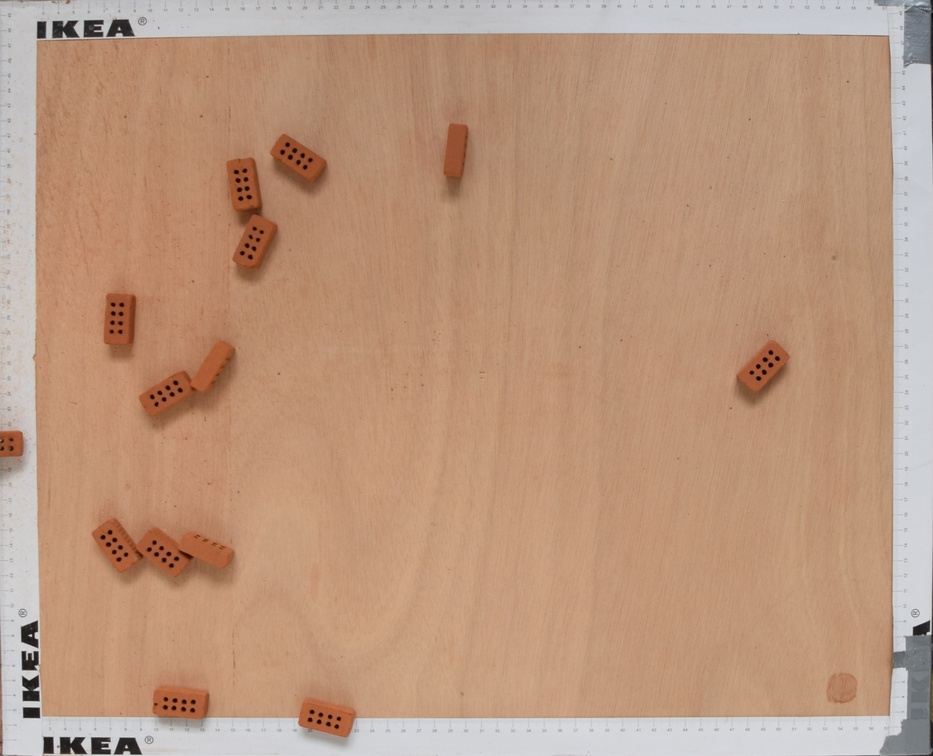
#> input picture code/app/tests/test__.jpg, 933 x 756 px, shrunk from 2388 x 1936 before the run
$ python -i BlocksExtraction.py   (imports and definitions only)
#> lines starting #> are read from the running program, lines starting #| are printed output that depends on the picture; after the words box and inside, x2 and y2 are one past the last pixel; in counts of white or black regions, pixels touching at a corner belong together
import cv2
import numpy as np


EPS = 0.01

class Cercle:
    def __init__(self, x, y, r):
        self.x = x
        self.y = y
        self.r = r

    def __eq__(self, other):
        a = (abs(self.x -other.x) <= EPS )
        b = (abs(self.y -other.y) <= EPS )
        c = (abs(self.r -other.r) <= EPS )
        return (a and b and c)

    def distance(self, other):
        return ((self.x-other.x)**2 + (self.y-other.y)**2)**(0.5)

    def cercles_dans(self, liste):
        """
        Retourne True si un cercle de liste a son milieu à l'interieur du cercle self.
        """
        for c in liste:
            d = self.distance(c)
            if d < self.r:
                return True
        return False

    # [10 lines left out: function nombre_cercles_dans, not called in this run]


class ExtractionBlocs:
    def __init__(self, img):
#> called with img = 'tests/test__.jpg'
        self.VERBOSE = False
        self.image = cv2.imread(img)
#> self.image is the input picture: shape (756, 933, 3); mean B, G, R 126.6, 151.2, 187.2
        self.rayon_minimum = 29
        self.erosion = 1
        self.dilatation = 4
        self.lo = np.array([0, 150, 50])
        self.hi = np.array([179, 200, 300])
        self.noyau_erosion = np.ones((5,5),np.uint8)
        self.noyau_dilatation = np.ones((5,5),np.uint8)
        self.tolerance_rayon = 0
        self.k = 1
        self.seuil_canny_bas = 0
        self.seuil_canny_haut = 50
        self.suppression_cercles = True
        self.dilatation_cercles = 1
        self.dilatation_canny = 1


    def save_img(self, img, titre):
        if self.VERBOSE:
            cv2.imwrite("results/" +titre+".jpg", img)

    def seuillage_init(self, img):
        return cv2.inRange(cv2.cvtColor(img, cv2.COLOR_BGR2HSV), self.lo, self.hi)
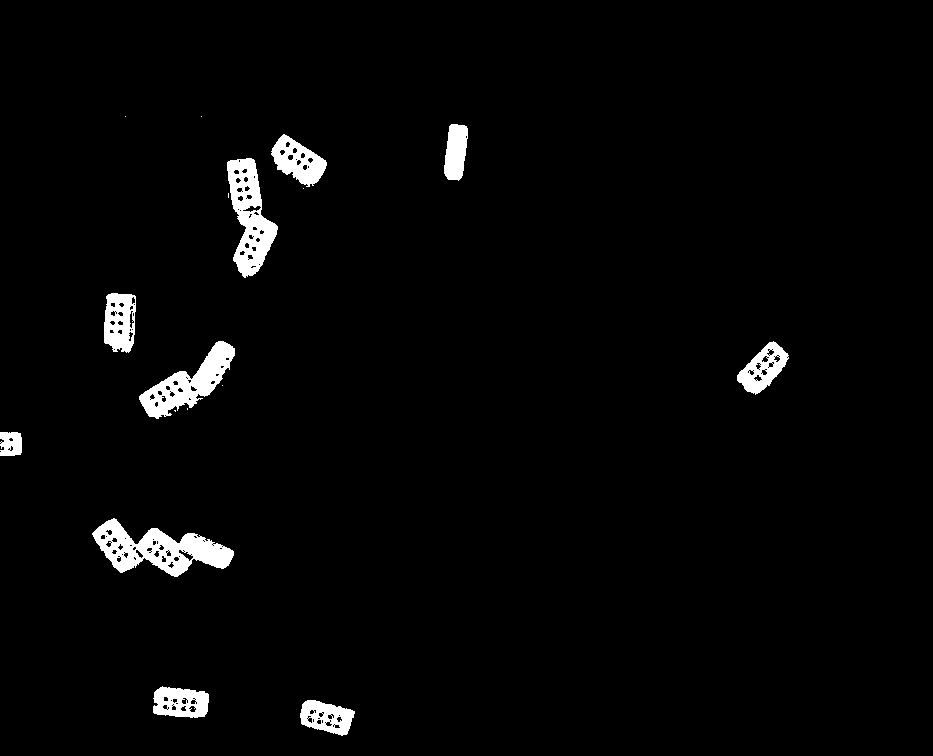
#> returned value: shape (756, 933); 2.6% white; 17 white regions (7 under 20 px), largest, box (x1, y1, x2, y2) and area: (92, 518, 234, 577) 3895, (227, 158, 278, 278) 3086, (139, 341, 235, 419) 2822

    def inv_pixels(self, img):
        """
        Inverse les pixels de img (le noir devient blanc et le blanc devient noir.)
        """
        img_c = img.copy()
        img[img_c == 0] = 255
        img[img_c == 255] = 0

    def erosion_(self, img):
        return cv2.erode(img,self.noyau_erosion,iterations = self.erosion)
#> returned value: shape (756, 933); 1.1% white; 44 white regions (28 under 20 px), largest, box (x1, y1, x2, y2) and area: (138, 530, 232, 574) 1256, (193, 343, 233, 394) 785, (236, 213, 275, 274) 759

    def dilatation_(self, img):
        return cv2.dilate(img,self.noyau_dilatation,iterations = self.dilatation)
#> returned value: shape (756, 933); 4.9% white; 10 white regions, largest, box (x1, y1, x2, y2) and area: (87, 513, 240, 582) 7187, (221, 152, 283, 282) 5636, (134, 335, 241, 423) 5175

    def generer_cercles(self, masque):
        res = []
        for elem in cv2.findContours(masque, cv2.RETR_EXTERNAL, cv2.CHAIN_APPROX_SIMPLE)[-2]:
            ((x, y), rayon) = cv2.minEnclosingCircle(elem)
            res.append(Cercle(x, y, rayon))
        return res

    def filtrer_petits_rayons(self, liste_cercles):
        i = len(liste_cercles)
        while i != 0:
            elem = liste_cercles[i-1]
            if elem.r < self.rayon_minimum + self.tolerance_rayon:
                liste_cercles.remove(elem)
            i = i - 1

    def filtrer_cercles_imbiques(self, liste_cercles, liste_cercles_init):
        hyper = 95
        nouv = []
        for i in range(len(liste_cercles)):
            b = True
            for j in range(len(liste_cercles)):
                if liste_cercles[i] != liste_cercles[j]:
                    d = liste_cercles[i].distance(liste_cercles[j])
                    if d > max(liste_cercles[i].r, liste_cercles[j].r) :
                        continue
                    else:
                        if liste_cercles[i].r < liste_cercles[j].r:
                            b = self.fonction_alex(liste_cercles[i], liste_cercles, liste_cercles_init) # b = False
                            break
            if b:
                nouv.append(liste_cercles[i])
        return nouv

    # [5 lines left out: function fonction_alex, not called in this run]


    def ajouter_cercles_oublies(self, liste_cercles_nouv, liste_cercles_init):
        nouv = liste_cercles_nouv.copy()
        for alex in liste_cercles_init:
            if alex.cercles_dans(liste_cercles_nouv):
                pass
            else:
                nouv.append(alex)
        return nouv

    def nouv_f(self, liste_cercles_final, liste_cercles_init, liste_cercles_interm):
        res = liste_cercles_final.copy()
        hyper = 95
        for c_init in liste_cercles_init:
            if c_init.r >= hyper:
                # 2 cas possibles, 1 cercle dedans ou plus
                if c_init.nombre_cercles_dans(liste_cercles_final) >= 2:
                    pass
                else:
                    # 1 cercle, je dois ajouter le deuxième.
                    n_liste = []
                    for c in liste_cercles_interm:
                        d = c_init.distance(c)
                        if d < c_init.r:
                            n_liste.append(c)
                    if len(n_liste) >=2:
                        n_liste.sort(reverse=True, key=lambda cer: cer.r)
                        res.append(n_liste[1])
        return res

    def nouv_ff(self, liste_c):
        hyper = 50
        eps = 10
        res = []
        d = []
        for i in range(len(liste_c)):
            for j in range(i+1, len(liste_c)):
                c1 = liste_c[i]
                c2 = liste_c[j]
                if c1.distance(c2) < c1.r+c2.r + eps and c1.r < hyper and c2.r < hyper:
                        res.append(Cercle((c1.x+c2.x)/2, (c1.y+c2.y)/2, c1.r+c2.r) )
                        d.append(c1)
                        d.append(c2)
        for c in liste_c:
            test = True
            for g in d:
                if g == c:
                    test = False
            if test:
                res.append(c)
        return res


    def main(self):

        img = self.image
        seuil = self.seuillage_init(img)
        self.save_img(seuil, "Threshold")

        erode = self.erosion_(seuil)
        dilate = self.dilatation_(erode)
        self.save_img(seuil, "Erosion")
        self.save_img(seuil, "Dilatation")

        masque = cv2.bitwise_and(img, img, mask=dilate)
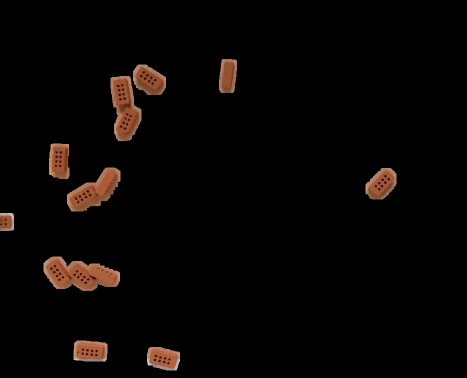
#> masque: shape (756, 933, 3) (shown at 1/2 size); mean B, G, R 3.3, 4.8, 7.7
        self.save_img(masque, "Mask")

        liste_cercles_init = self.generer_cercles(dilate)
#> the loop in generer_cercles, `for elem in cv2.findContours(masque, cv2.RETR_EXTERNAL, cv2.CHAIN_APPR..` made 10 passes
#> (x, y, rayon) on passes 1 to 8: (325.8, 716.7, 35.18), (180.5, 703, 36.71), (163, 543.5, 77.99), (12.35, 443.5, 21.42), (761.3, 366.7, 36.47), (191, 381.5, 62.94), (119.5, 322, 38.26), (244.3, 216.2, 65.45)
#> after the loop in generer_cercles, `for elem in cv2.findContours(masque, cv2.RETR_EXTERNAL, cv2.CHAIN_APPR..`: res = 10 items
#> liste_cercles_init = 10 items
        self.filtrer_petits_rayons(liste_cercles_init)
#> in filtrer_petits_rayons, `i = len(liste_cercles)`: i = 10
#> the loop in filtrer_petits_rayons, `while i != 0:` made 10 passes
#> i on passes 1, 2, 3, 4, 5, 6, 8, 9: 9, 8, 7, 6, 5, 4, 2, 1
#> after the loop in filtrer_petits_rayons, `while i != 0:`: i = 0; liste_cercles = 9 items

        prem_res = img.copy()
        for c in liste_cercles_init:
            cv2.circle(prem_res, (int(c.x), int(c.y)), int(c.r), (0, 255, 255), 2)
#> this loop made 9 passes
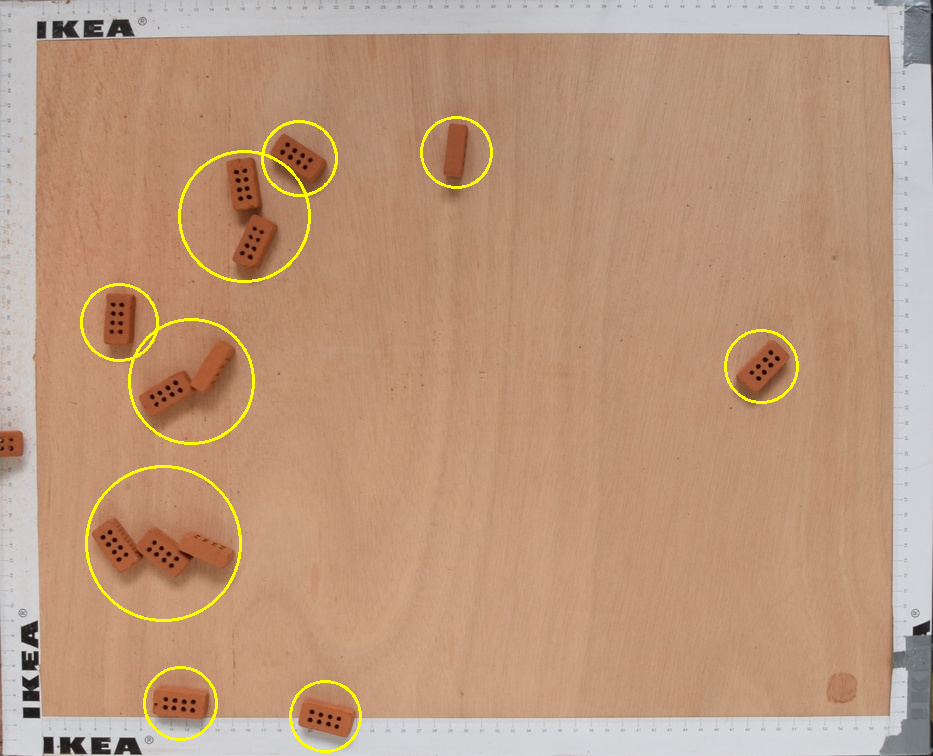
#> prem_res: shape (756, 933, 3); 1.11% of pixels changed, all inside (x1, y1, x2, y2) = (80, 116, 799, 753)
        self.save_img(prem_res, "ResInit")

        masque_gris = gray_=cv2.cvtColor(masque, cv2.COLOR_BGR2GRAY)
        self.save_img(masque_gris, "GrayMask")

        if self.k != 1:
            masque_gris=cv2.blur(masque_gris, (self.k, self.k))
            self.save_img(masque_gris, "BlurGrayMask")

        img_canny = cv2.Canny(masque_gris, self.seuil_canny_bas, self.seuil_canny_haut)
#> img_canny: shape (756, 933); 1.2% white in thin lines or dots, all inside (x1, y1, x2, y2) = (0, 117, 794, 742)
        self.save_img(img_canny, "Canny")

        if self.suppression_cercles:
            cimg = cv2.cvtColor(img_canny,cv2.COLOR_GRAY2BGR)
            img_canny_sans_cercles = np.zeros_like(img_canny)
            cercles_a_supprimer = cv2.HoughCircles(img_canny,cv2.HOUGH_GRADIENT,1,11, param1=5,param2=12,minRadius=0,maxRadius=8)
#> cercles_a_supprimer = [[452.5, 179.5, 7.4], [269.5, 158.5, 7.4], [214.5, 567.5, 7.4], [161.5, 548.5, 7.4], [116.5, 348.5, 7.4], [233.5, 354.5, 7.4], [469.5, 122.5, 4.6], [168.5, 575.5, 3.8]]
            if cercles_a_supprimer is not None:
                circles = np.uint16(np.around(cercles_a_supprimer))
#> circles = [[452, 180, 7], [270, 158, 7], [214, 568, 7], [162, 548, 7], [116, 348, 7], [234, 354, 7], [470, 122, 5], [168, 576, 4]]
                for i in circles[0,:]:
                    # draw the outer circle
                    cv2.circle(img_canny_sans_cercles,(i[0],i[1]),i[2], 255)
                    cv2.circle(cimg,(i[0],i[1]),i[2],(0,255,0),2)
#> this loop made 8 passes
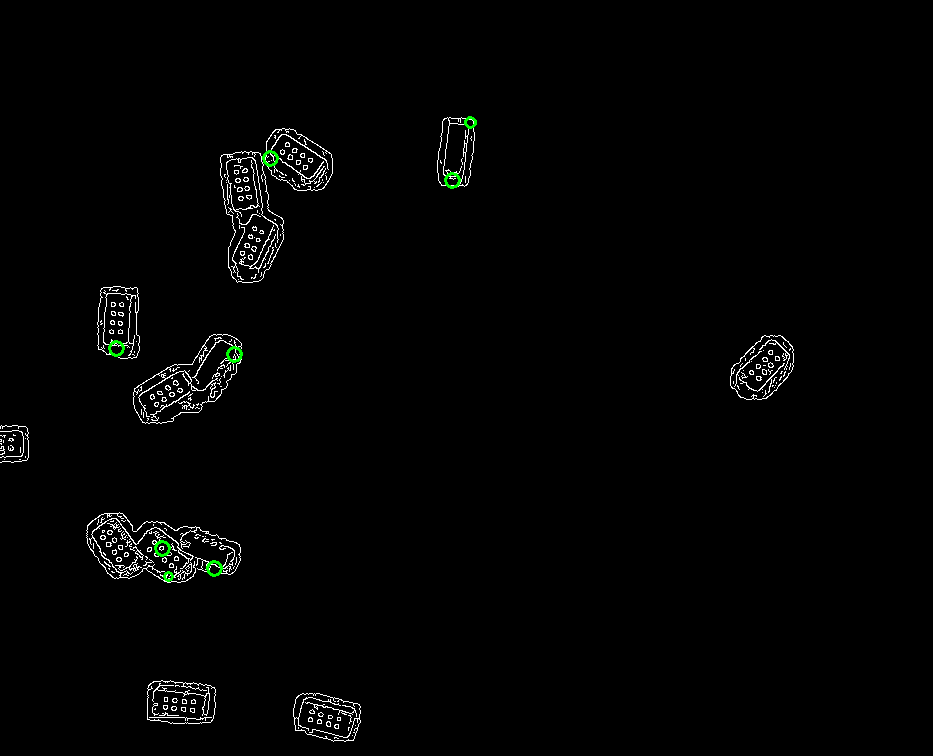
#> cimg: shape (756, 933, 3); mean B, G, R 3, 3.3, 3
#> img_canny_sans_cercles: shape (756, 933); 0.04% white in thin lines or dots, all inside (x1, y1, x2, y2) = (109, 117, 476, 581)
                img_canny_sans_cercles = cv2.dilate(img_canny_sans_cercles,np.ones((5,5),np.uint8),iterations = self.dilatation_cercles)
#> img_canny_sans_cercles: shape (756, 933); 0.26% white; 8 white regions, largest, box (x1, y1, x2, y2) and area: (261, 149, 280, 168) 248, (443, 171, 462, 190) 248, (107, 339, 126, 358) 248
            self.inv_pixels(img_canny_sans_cercles)
            img_canny = cv2.bitwise_and(img_canny, img_canny, mask=img_canny_sans_cercles)
            if self.VERBOSE:
                self.save_img(img_canny, "CannyWhithoutCercle")
            if self.VERBOSE:
                self.save_img(cimg, "DetectedCircles")

            img_canny_dilatee = cv2.dilate(img_canny,np.ones((5,5),np.uint8),iterations = self.dilatation_canny)
#> img_canny_dilatee: shape (756, 933); 5.2% white; 14 white regions, largest, box (x1, y1, x2, y2) and area: (218, 126, 335, 285) 9249, (84, 510, 243, 585) 7155, (131, 332, 244, 426) 5140
            self.inv_pixels(img_canny_dilatee)
            self.save_img(img_canny_dilatee, "DilatedCannyFilter")

        nouv_filtre = cv2.bitwise_and(masque, masque, mask=img_canny_dilatee)
        self.save_img(nouv_filtre, "NewMask")

        gris = cv2.cvtColor(nouv_filtre,cv2.COLOR_BGR2GRAY)
        seuillage_ = cv2.threshold(gris,0,255,cv2.THRESH_BINARY_INV+cv2.THRESH_OTSU)[1]
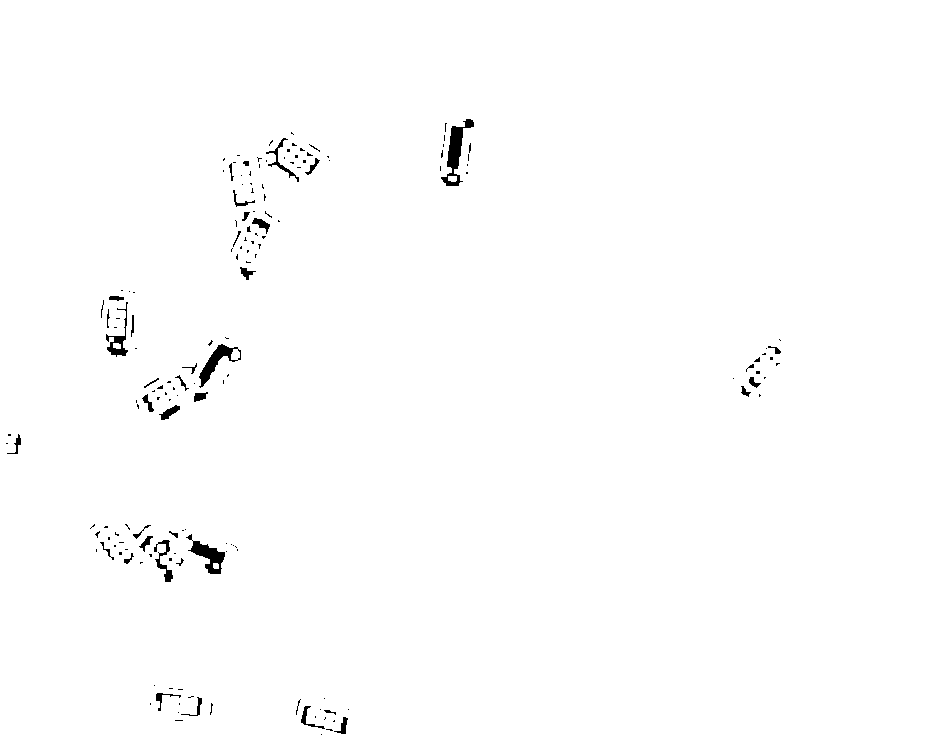
#> seuillage_: shape (756, 933); 99.3% white; 167 black regions (128 under 20 px), largest, box (x1, y1, x2, y2) and area: (441, 119, 474, 186) 721, (186, 534, 225, 574) 556, (199, 344, 241, 388) 527
        self.inv_pixels(seuillage_)

        self.save_img(seuillage_, "NewThreshold")


        if self.suppression_cercles:
            img_canny_sans_cercles_ = np.zeros_like(seuillage_)
            if cercles_a_supprimer is not None:
                circles = np.uint16(np.around(cercles_a_supprimer))
                for i in circles[0,:]:
                    # draw the outer circle
                    cv2.circle(img_canny_sans_cercles_,(i[0],i[1]),i[2], 255, -1)
#> img_canny_sans_cercles_: shape (756, 933); 0.15% white; 8 white regions, largest, box (x1, y1, x2, y2) and area: (263, 151, 278, 166) 149, (445, 173, 460, 188) 149, (109, 341, 124, 356) 149
                img_canny_sans_cercles_ = cv2.dilate(img_canny_sans_cercles_,np.ones((5,5),np.uint8),iterations = self.dilatation_cercles)
#> img_canny_sans_cercles_: shape (756, 933); 0.29% white; 8 white regions, largest, box (x1, y1, x2, y2) and area: (261, 149, 280, 168) 285, (443, 171, 462, 190) 285, (107, 339, 126, 358) 285
            seuillage_ = cv2.addWeighted(seuillage_,1,img_canny_sans_cercles_,1,0)
#> seuillage_: shape (756, 933); 0.9% white; 165 white regions (126 under 20 px), largest, box (x1, y1, x2, y2) and area: (441, 115, 478, 190) 981, (199, 344, 244, 388) 709, (186, 534, 225, 578) 685
            if self.VERBOSE:
                self.save_img(seuillage_, "NouveauSeuillageSansCercles")


        param1 = 1
        seuillage_ = cv2.erode(seuillage_,np.ones((5,5),np.uint8),iterations = param1)
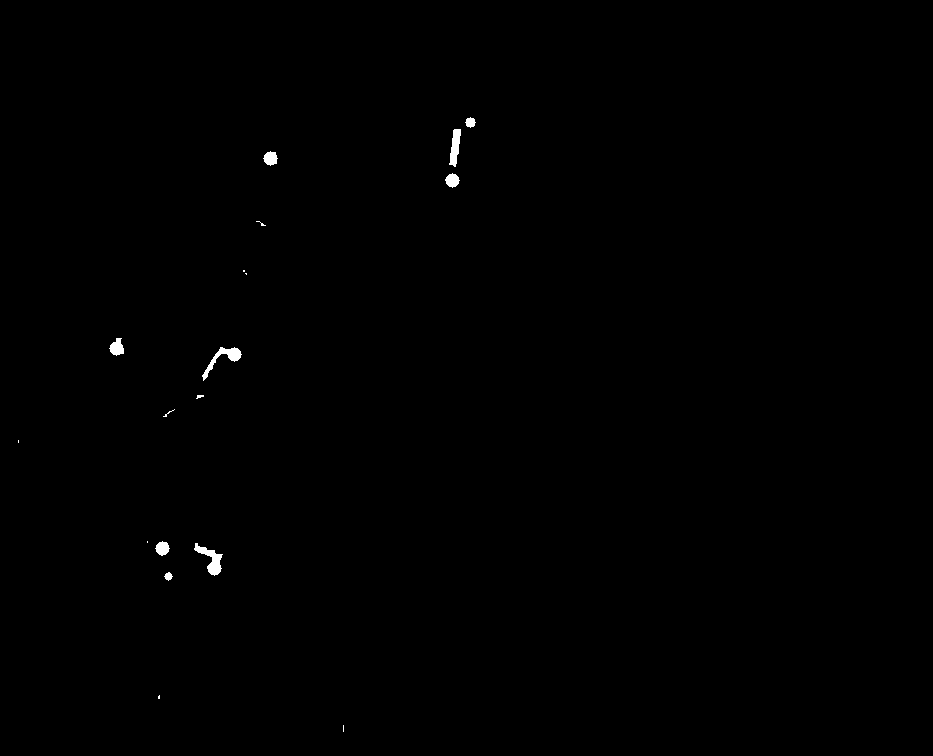
#> seuillage_: shape (756, 933); 0.26% white; 18 white regions (8 under 20 px), largest, box (x1, y1, x2, y2) and area: (194, 543, 223, 576) 363, (202, 347, 242, 381) 338, (449, 129, 461, 167) 279
        if param1 > 0:
            self.save_img(seuillage_,"NouveauSeuillageErod")


        liste_cercles_nouv = self.generer_cercles(seuillage_)
#> the loop in generer_cercles (call 2), `for elem in cv2.findContours(masque, cv2.RETR_EXTERNAL, cv2.CHAIN_APPR..` made 18 passes
#> (x, y, rayon) on passes 3, 4, 5, 8, 9, 10, 11, 14: (168.1, 575.9, 4.06), (206, 558.5, 19.01), (162.1, 548, 7.12), (168.5, 412.5, 6.52), (199.5, 396.5, 3.81), (221.5, 365.5, 23.51), (117.3, 346.1, 8.95), (260.5, 223, 4.92)
#> liste_cercles_nouv = 18 items
        cliste_cercles_nouv = liste_cercles_nouv.copy()
#> cliste_cercles_nouv = 18 items

        # filtrage des petites cercles
        self.filtrer_petits_rayons(liste_cercles_nouv)
#> the loop in filtrer_petits_rayons (call 2), `while i != 0:` made 18 passes
#> i on passes 1 to 8: 17, 16, 15, 14, 13, 12, 11, 10
        # filtrage des cercles imbriqués
        liste_cercles_nouv = self.filtrer_cercles_imbiques(liste_cercles_nouv, liste_cercles_init)
#> after the loop in filtrer_cercles_imbiques, `for i in range(len(liste_cercles)):`: nouv = []
#> liste_cercles_nouv = []
        # cercles oubliés
        liste_cercles_nouv = self.ajouter_cercles_oublies(liste_cercles_nouv, liste_cercles_init)
#> the loop in ajouter_cercles_oublies, `for alex in liste_cercles_init:` made 9 passes
#> after the loop in ajouter_cercles_oublies, `for alex in liste_cercles_init:`: nouv = 9 items
#> liste_cercles_nouv = 9 items
        # nouv
        liste_cercles_nouv = self.nouv_f(liste_cercles_nouv, liste_cercles_init, cliste_cercles_nouv)
#> the loop in nouv_f, `for c_init in liste_cercles_init:` made 9 passes
        liste_cercles_nouv = self.nouv_ff(liste_cercles_nouv)
#> the loop in nouv_ff, `for i in range(len(liste_c)):` made 9 passes
#> after the loop in nouv_ff, `for i in range(len(liste_c)):`: d = []
#> the loop in nouv_ff, `for c in liste_c:` made 9 passes
#> after the loop in nouv_ff, `for c in liste_c:`: res = 9 items

        res = img.copy()
        for c in liste_cercles_nouv:
            cv2.circle(res, (int(c.x), int(c.y)), int(c.r), (0, 255, 255), 2)
        cv2.imwrite("results/FinalResult.jpg", res)


def extract(img):
    extraction = ExtractionBlocs(img)
    extraction.main()

>>> result = ExtractionBlocs('tests/test__.jpg').main()
